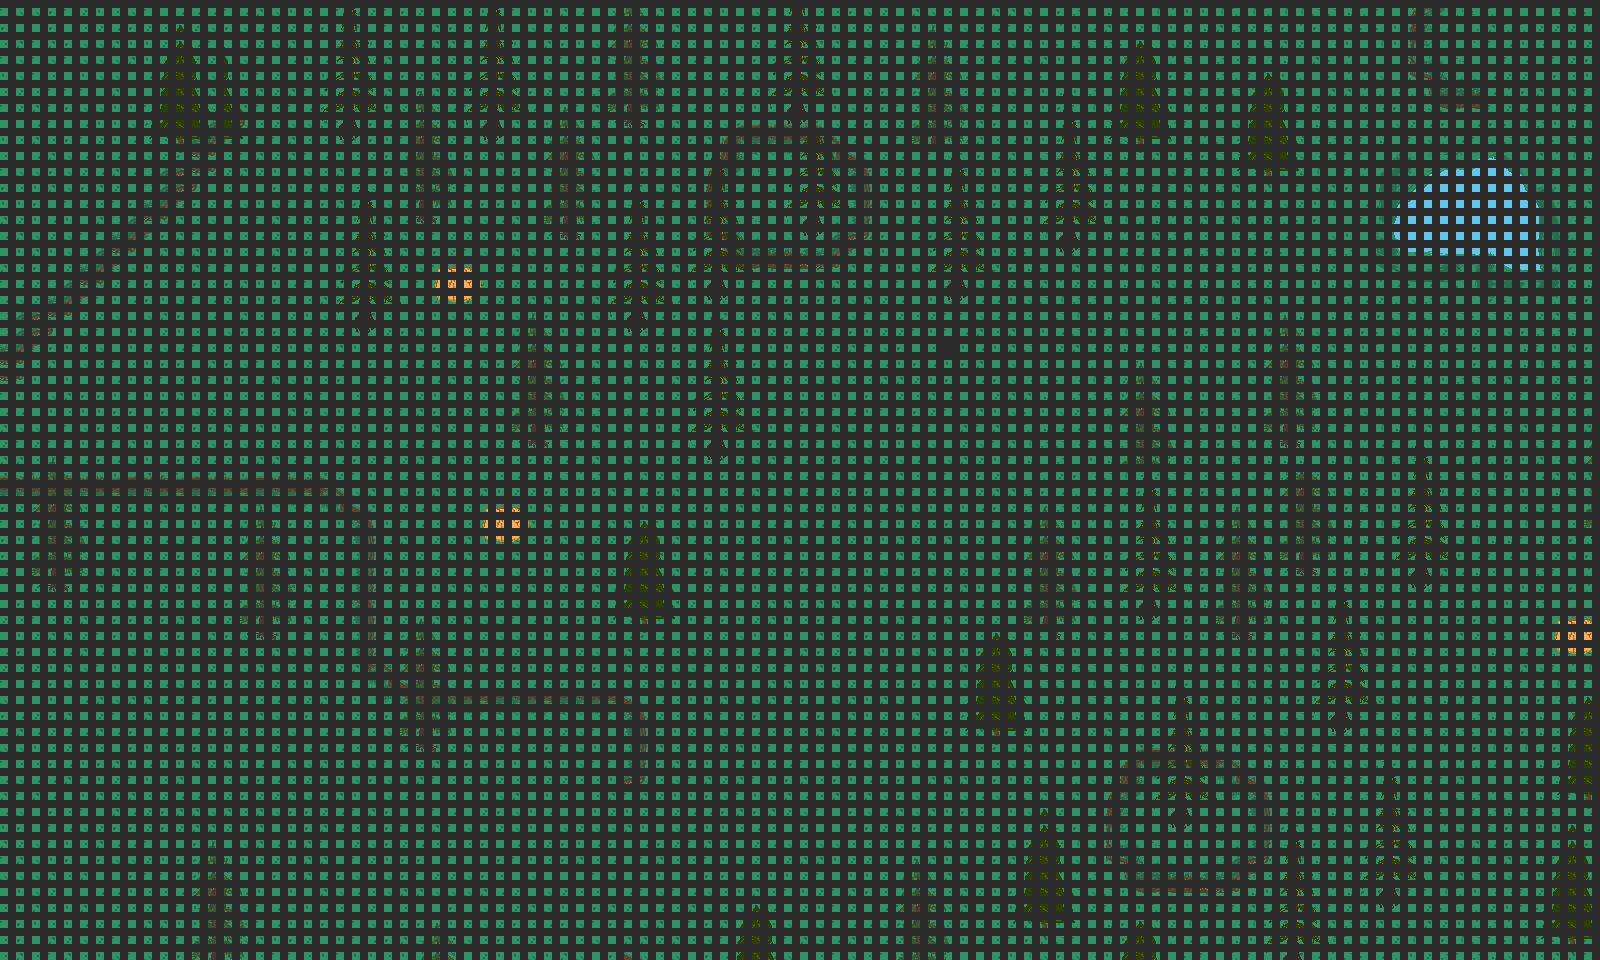

A level layout from a 2D game, rendered from its tile map. Below: a short description, then the map file with tile-grid data replaced by summaries:
An orthogonal 100x60 tile map with 16x16 px tiles, 7 tile layers (Collision, Background, Foreground, Trees, ...).

<map version="1.10" tiledversion="1.10.2" orientation="orthogonal" renderorder="right-down" width="100" height="60" tilewidth="16" tileheight="16" infinite="0" backgroundcolor="#2a2a2a" nextlayerid="8" nextobjectid="1">
 <tileset firstgid="1" name="pixil-frame-0 24" tilewidth="8" tileheight="8" tilecount="1850" columns="37">
  <image source="pixil-frame-0 24.png" width="300" height="400" />
 </tileset>
 <layer id="1" name="Collision" width="100" height="60">
  <data>[6000 cells, 316 non-empty, 1 distinct tile ids]</data>
 </layer>
 <layer id="2" name="Background" width="100" height="60">
  <data>[6000 cells, 6000 non-empty, 21 distinct tile ids]</data>
 </layer>
 <layer id="3" name="Foreground" width="100" height="60">
  <data>[6000 cells, 485 non-empty, 120 distinct tile ids]</data>
 </layer>
 <layer id="4" name="Trees" width="100" height="60">
  <data>[6000 cells, 1874 non-empty, 174 distinct tile ids]</data>
 </layer>
 <layer id="5" name="Oasis" width="100" height="60">
  <data>[6000 cells, 191 non-empty, 170 distinct tile ids]</data>
 </layer>
 <layer id="6" name="Fake Oasis" width="100" height="60">
  <data>[6000 cells, 0 non-empty, 0 distinct tile ids]</data>
 </layer>
 <layer id="7" name="Beast trigger" width="100" height="60">
  <data>[6000 cells, 0 non-empty, 0 distinct tile ids]</data>
 </layer>
</map>
